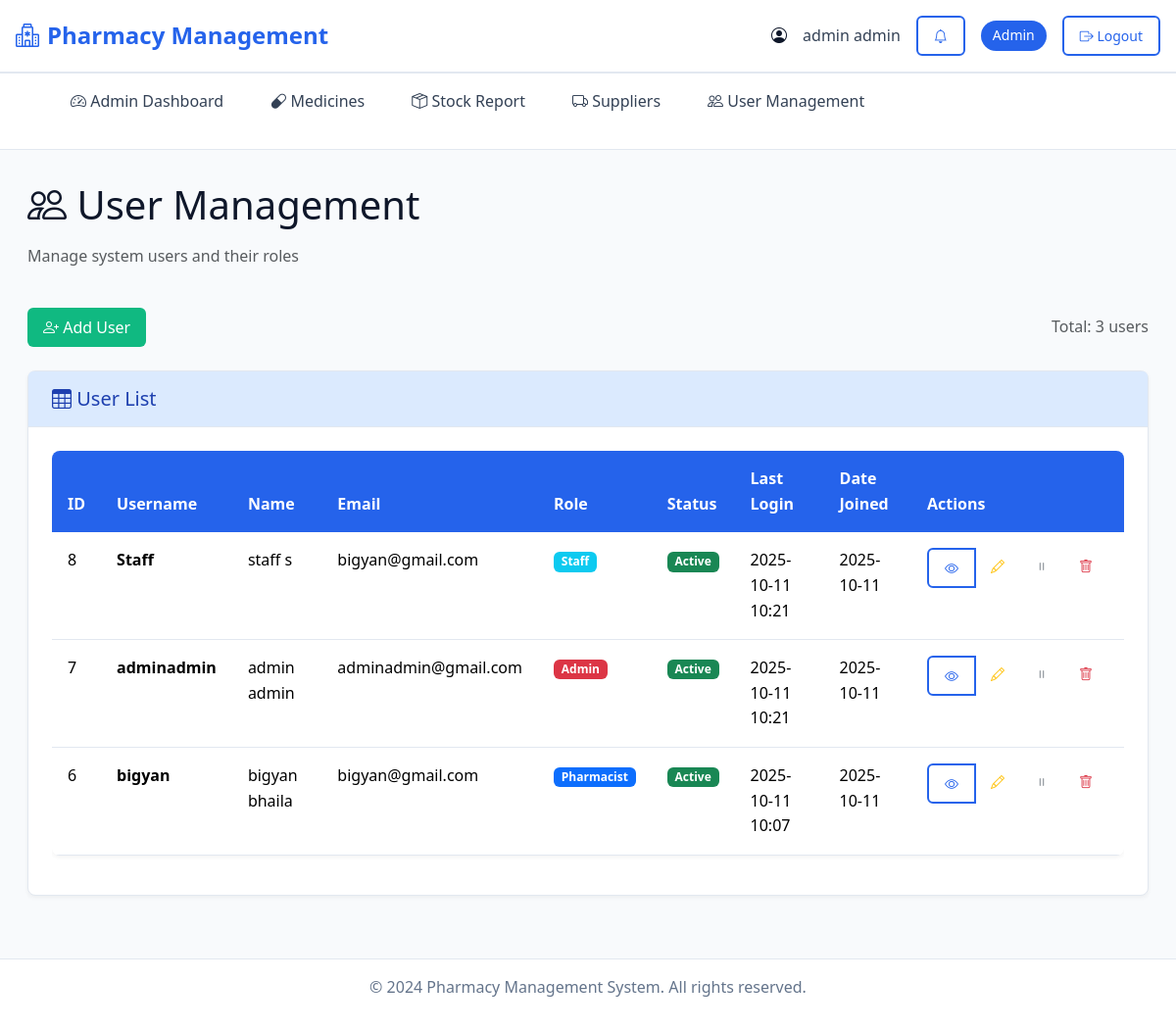
The page /user-management/users/ (signed in) on the database as committed earlier.
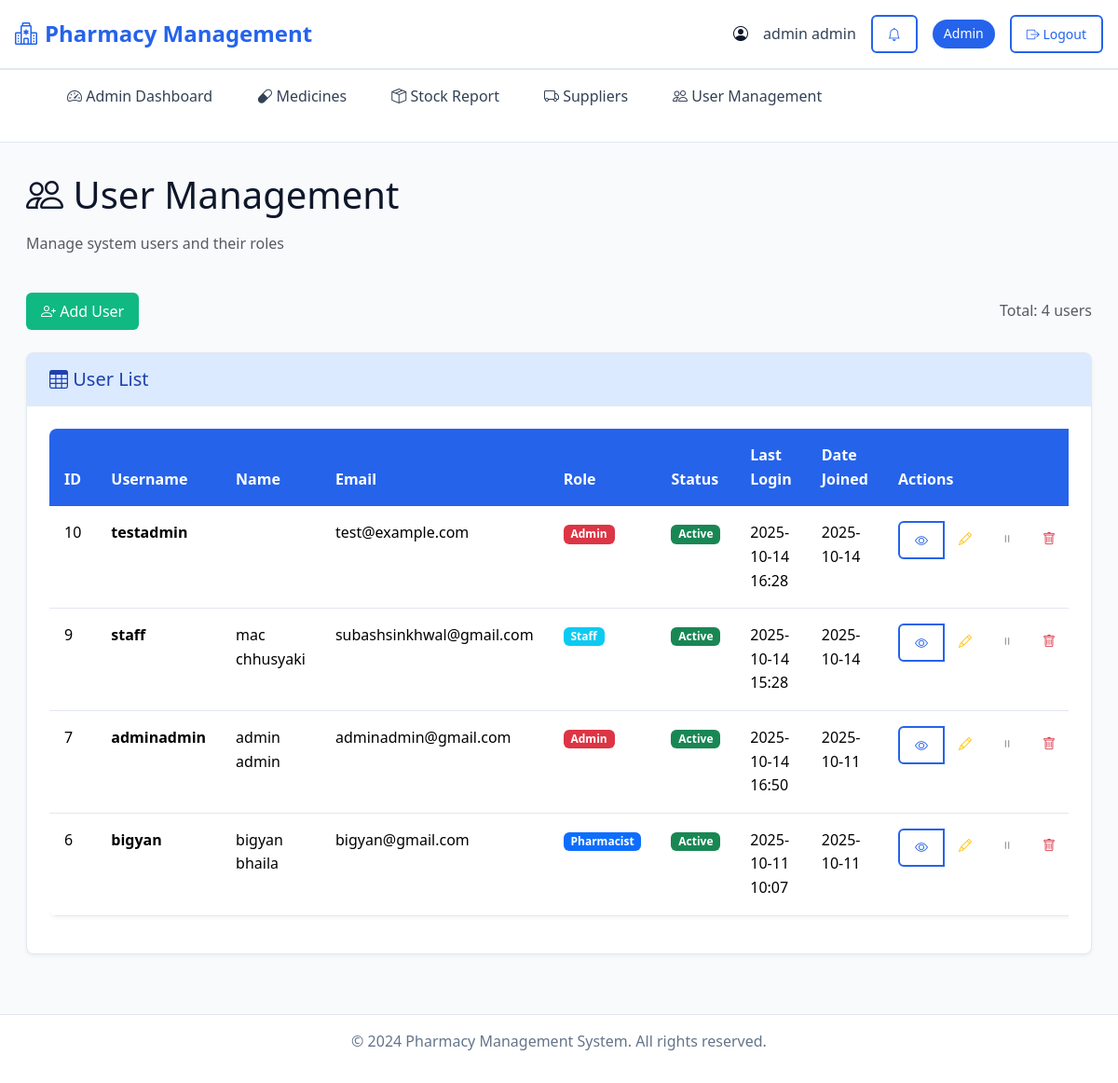
The same page on the database as committed later.
### pharmacy/models.py (models this page shows, shortened)
class User(AbstractUser):
    ROLE_CHOICES = [
        ('pharmacist', 'Pharmacist'),
        ('admin', 'Admin'),
        ('staff', 'Staff'),
    ]
    role = models.CharField(max_length=50, choices=ROLE_CHOICES)
    reset_token = models.CharField(max_length=100, blank=True, null=True)

### pharmacy/user_management.py (the view)
# urls.py: path('users/', user_management.user_list, name='user_list'),
@admin_required
def user_list(request):
    users = User.objects.all().order_by('-date_joined')
    paginator = Paginator(users, 20)  # 20 users per page
    page_number = request.GET.get('page')
    page_obj = paginator.get_page(page_number)
    return render(request, 'admin/users/user_list.html', {
        'page_obj': page_obj,
    })

### templates/admin/users/user_list.html (shortened to what the changed rows need)
{% extends 'admin/base.html' %}
{% block content %}
<div class="container-fluid">
    <div class="row mb-4">
        <div class="col-12">
            <h1 class="mb-3">
                <i class="bi bi-people"></i> User Management
            </h1>
        </div>
    </div>
    <div class="row mb-4">
        <div class="col-12">
            <div class="d-flex justify-content-between align-items-center">
                <div>
                    <span class="text-muted">Total: {{ page_obj.paginator.count }} users</span>
                </div>
            </div>
        </div>
    </div>
    <div class="row">
        <div class="col-12">
            <div class="card">
                <div class="card-body">
                    <div class="table-responsive">
                        <table class="table" id="userTable">
                            <thead>
                                <tr>
                                    <th>ID</th>
                                    <th>Username</th>
                                    <th>Name</th>
                                    <th>Email</th>
                                    <th>Role</th>
                                    <th>Status</th>
                                    <th>Last Login</th>
                                    <th>Date Joined</th>
                                    <th>Actions</th>
                                </tr>
                            </thead>
                            <tbody>
                                {% for user in page_obj %}
                                <tr>
                                    <td>{{ user.id }}</td>
                                    <td>
                                        <strong>{{ user.username }}</strong>
                                    </td>
                                    <td>{{ user.first_name }} {{ user.last_name }}</td>
                                    <td>{{ user.email }}</td>
                                    <td>
                                        <span class="badge {% if user.role == 'admin' %}bg-danger{% elif user.role == 'pharmacist' %}bg-primary{% else %}bg-info{% endif %}">
                                            {{ user.get_role_display }}
                                        </span>
                                    </td>
                                    <td>
                                        {% if user.is_active %}
                                            <span class="badge bg-success">Active</span>
                                        {% else %}
                                            <span class="badge bg-secondary">Inactive</span>
                                        {% endif %}
                                    </td>
                                    <td>
                                        {% if user.last_login %}
                                            {{ user.last_login|date:"Y-m-d H:i" }}
                                        {% else %}
                                            <span class="text-muted">Never</span>
                                        {% endif %}
                                    </td>
                                    <td>{{ user.date_joined|date:"Y-m-d" }}</td>
                                    <td>
                                        <div class="btn-group" role="group">
                                            <a href="{% url 'user_detail' user.id %}" class="btn btn-sm btn-outline-primary">
                                                <i class="bi bi-eye"></i>
                                            </a>
                                            <a href="{% url 'user_edit' user.id %}" class="btn btn-sm btn-outline-warning">
                                                <i class="bi bi-pencil"></i>
                                            </a>
                                            {% if user.is_active %}
                                                <a href="{% url 'user_deactivate' user.id %}" class="btn btn-sm btn-outline-secondary" title="Deactivate">
                                                    <i class="bi bi-pause"></i>
                                                </a>
                                            {% else %}
                                                <a href="{% url 'user_activate' user.id %}" class="btn btn-sm btn-outline-success" title="Activate">
                                                    <i class="bi bi-play"></i>
                                                </a>
                                            {% endif %}
                                            <a href="{% url 'user_delete' user.id %}" class="btn btn-sm btn-outline-danger">
                                                <i class="bi bi-trash"></i>
                                            </a>
                                        </div>
                                    </td>
                                </tr>
                                {% empty %}
                                <tr>
                                    <td colspan="9" class="text-center text-muted">No users found</td>
                                </tr>
                                {% endfor %}
                            </tbody>
                        </table>
                    </div>
                </div>
            </div>
        </div>
    </div>
</div>
<link rel="stylesheet" href="https://cdn.datatables.net/1.13.7/css/dataTables.bootstrap5.min.css">
<link rel="stylesheet" href="https://cdn.datatables.net/buttons/2.4.2/css/buttons.bootstrap5.min.css">
{% endblock %}

### templates/admin/base.html (shortened to what this page needs)
<!DOCTYPE html>
<html lang="en">
<head>
    <link href="https://cdn.jsdelivr.net/npm/bootstrap@5.3.2/dist/css/bootstrap.min.css" rel="stylesheet">
    <link href="https://cdn.jsdelivr.net/npm/bootstrap-icons@1.11.1/font/bootstrap-icons.min.css" rel="stylesheet">
</head>
<body>
    <header class="header">
        <div class="header-content">
            <a href="{% url 'index' %}" class="logo">
                <i class="bi bi-hospital"></i>
                Pharmacy Management
            </a>
            <div class="user-info">
                <i class="bi bi-person-circle"></i>
                {% if user.is_authenticated %}
                    <span class="user-name">{{ user.get_full_name|default:user.username }}</span>
                        <a href="{% url 'admin_notifications' %}" class="btn btn-outline-primary btn-sm" title="Notifications">
                            <i class="bi bi-bell"></i>
                        </a>
                    <span class="user-role">{{ user.get_role_display|default:user.role|title }}</span>
                    <a href="{% url 'logout' %}" class="btn btn-outline-primary btn-sm">
                        <i class="bi bi-box-arrow-right"></i> Logout
                    </a>
                {% endif %}
            </div>
        </div>
    </header>
    {% if user.is_authenticated %}
    <nav class="nav-container">
        <div class="nav">
            <ul class="nav-list">
                {% if user.role == 'admin' %}
                    <li class="nav-item">
                        <a href="{% url 'index' %}" class="nav-link {% if request.resolver_match.url_name == 'index' %}active{% endif %}">
                            <i class="bi bi-speedometer2"></i> Admin Dashboard
                        </a>
                    </li>
                    <li class="nav-item">
                        <a href="{% url 'list_medicine' %}" class="nav-link">
                            <i class="bi bi-capsule"></i> Medicines
                        </a>
                    </li>
                    <li class="nav-item">
                        <a href="{% url 'stock_report' %}" class="nav-link">
                            <i class="bi bi-box-seam"></i> Stock Report
                        </a>
                    </li>
                    <li class="nav-item">
                        <a href="{% url 'list_supplier' %}" class="nav-link">
                            <i class="bi bi-truck"></i> Suppliers
                        </a>
                    </li>
                    <li class="nav-item">
                        <a href="{% url 'user_list' %}" class="nav-link">
                            <i class="bi bi-people"></i> User Management
                        </a>
                    </li>
                {% endif %}
            </ul>
        </div>
    </nav>
    {% endif %}
    <main class="main-content">
        {% block content %}{% endblock %}
    </main>
    <footer class="footer">
        <p>&copy; 2024 Pharmacy Management System. All rights reserved.</p>
    </footer>
</body>
</html>

Rows that differ between the two databases and show on the page:
removed User: id "8", username "Staff", first_name "staff", last_name "s", email "bigyan@gmail.com", role "Staff", is_active "Active", last_login "2025-10-11 10:21", date_joined "2025-10-11"
changed User "adminadmin": last_login "2025-10-11 10:21" → "2025-10-14 16:50"
added User: id "10", username "testadmin", email "test@example.com", role "Admin", is_active "Active", last_login "2025-10-14 16:28", date_joined "2025-10-14"
added User: id "9", username "staff", first_name "mac", last_name "chhusyaki", email "subashsinkhwal@gmail.com", role "Staff", is_active "Active", last_login "2025-10-14 15:28", date_joined "2025-10-14"
Other text that changed with them:
{{ page_obj.paginator.count }}: "3" → "4"
